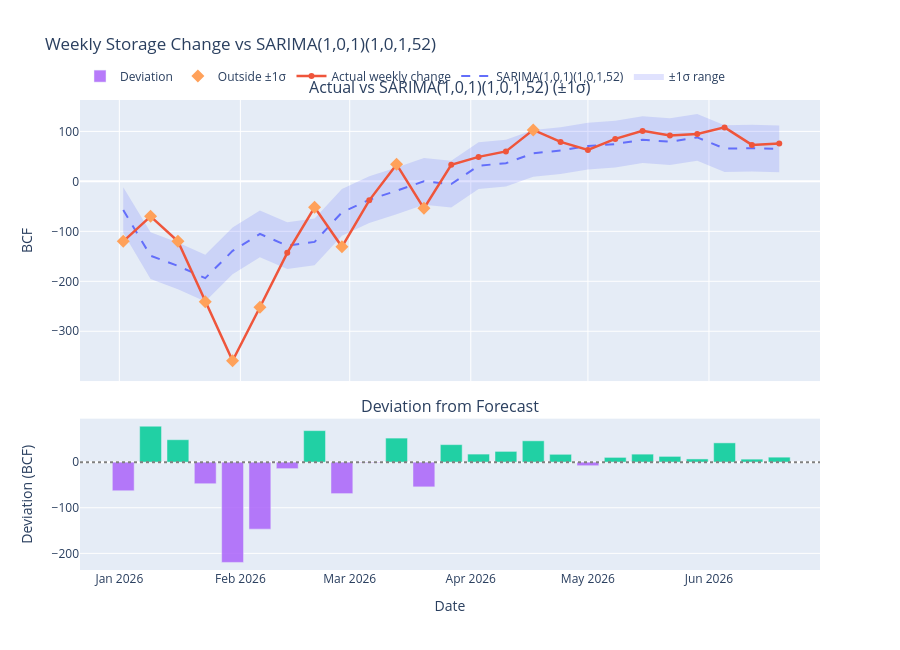

The notebook cell this image was saved under:
### Code cell
plot_weekly_change_forecast(sarima_result, model_name=sarima_model.name).show()
